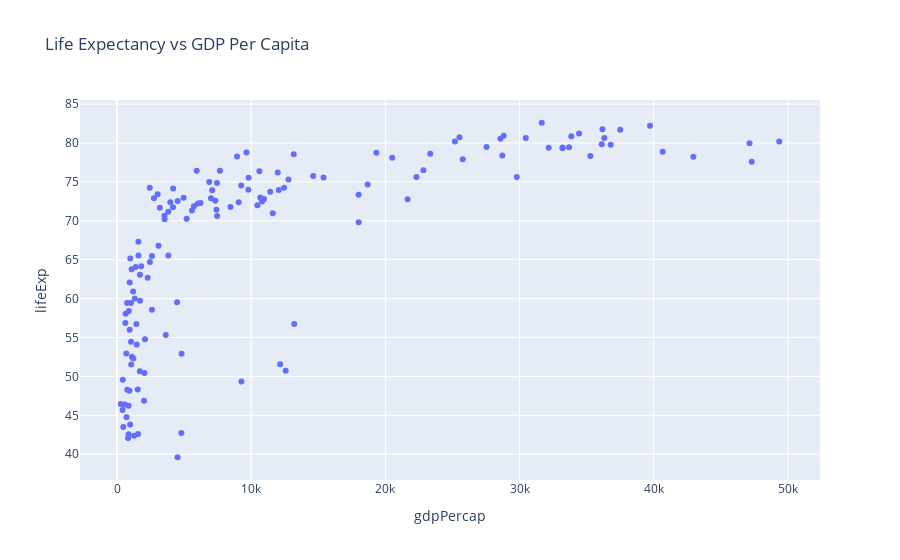

The cell this chart's notebook holds for it:
### Markdown cell above
## Scatter Plot

### Code cell
# with plotly express
gapminder_subset=gapminder_df[gapminder_df['year']==2007]
fig = px.scatter(gapminder_subset, y="lifeExp", x="gdpPercap",title='Life Expectancy vs GDP Per Capita',hover_name='country')
iplot(fig)

### Figure 1 — Plotly figure (JSON) as saved in the notebook; plotly's stock layout.template omitted (floating-point values rounded to 4 significant figures; data arrays with more than 128 entries replaced by an {"elided": "..."} marker saying what was removed)
{"data": [{"hovertemplate": "<b>%{hovertext}</b><br><br>gdpPercap=%{x}<br>lifeExp=%{y}<extra></extra>", "hovertext": {"elided": "142 str values"}, "legendgroup": "", "marker": {"color": "#636efa", "symbol": "circle"}, "mode": "markers", "name": "", "orientation": "v", "showlegend": false, "type": "scatter", "x": {"elided": "142 float values"}, "xaxis": "x", "y": {"elided": "142 float values"}, "yaxis": "y"}], "layout": {"legend": {"tracegroupgap": 0}, "title": {"text": "Life Expectancy vs GDP Per Capita"}, "xaxis": {"anchor": "y", "domain": [0, 1], "title": {"text": "gdpPercap"}}, "yaxis": {"anchor": "x", "domain": [0, 1], "title": {"text": "lifeExp"}}}}
